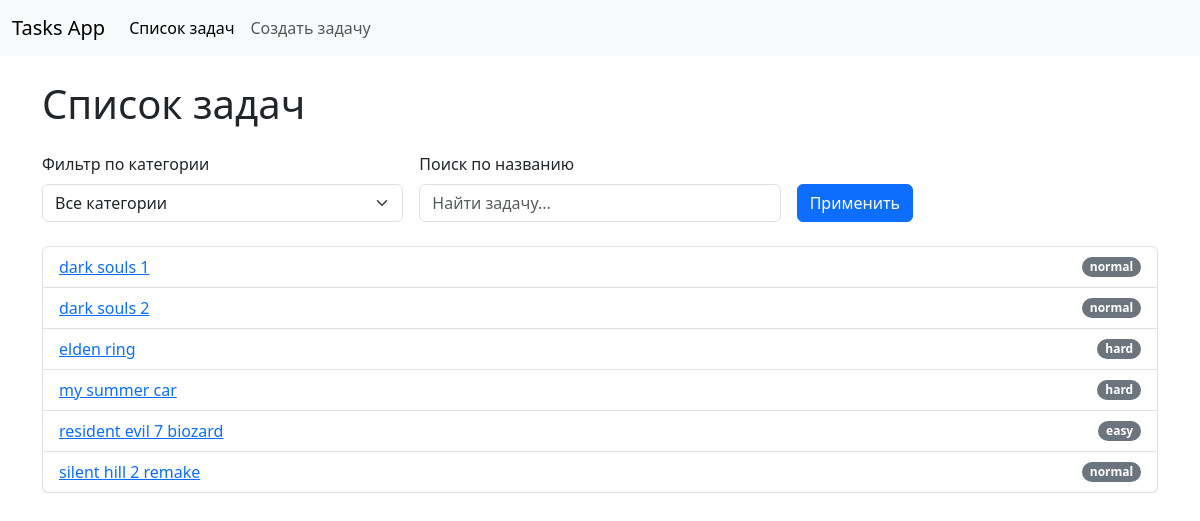
The page / on the database its author committed.
### tasks/models.py (models this page shows, shortened)
class Tasks(models.Model):
    title = models.CharField(max_length=256)
    description = models.TextField(blank=True)
    category = models.ForeignKey(Category, on_delete=models.SET_NULL, null=True, blank=True)

class Category(models.Model):
    name = models.CharField(max_length=256)

### tasks/views.py (the view)
# urls.py: path('', TaskListView.as_view(), name='task_list'),
class TaskListView(ListView):
    model = Tasks
    template_name = 'tasks/task_list.html'
    context_object_name = 'tasks'
    def get_queryset(self):
        queryset = super().get_queryset()
        category_id = self.request.GET.get('category')
        search_query = self.request.GET.get('q')
        if category_id:
            queryset = queryset.filter(category__id=category_id)
        if search_query:
            queryset = queryset.filter(title__icontains=search_query)
        return queryset.order_by('title')
    def get_context_data(self, **kwargs):
        context = super().get_context_data(**kwargs)
        context['categories'] = Category.objects.all()
        return context

### templates/tasks/task_list.html (shortened to what this page needs)
{% extends 'base.html' %}
{% block content %}
<h1 class="mb-4">Список задач</h1>
<form method="get" class="mb-4">
    <div class="row g-3 align-items-end">
        <div class="col-md-4">
            <label for="category_filter" class="form-label">Фильтр по категории</label>
            <select name="category" id="category_filter" class="form-select">
                <option value="">Все категории</option>
            </select>
        </div>
        <div class="col-md-4">
            <label for="search_input" class="form-label">Поиск по названию</label>
            <input type="text" name="q" id="search_input" class="form-control" placeholder="Найти задачу..." value="{{ request.GET.q }}">
        </div>
        <div class="col-md-auto">
            <button type="submit" class="btn btn-primary">Применить</button>
        </div>
    </div>
</form>
<ul class="list-group">
    {% for task in tasks %}
        <li class="list-group-item d-flex justify-content-between align-items-center">
            <a href="{% url 'task_detail' task.pk %}">{{ task.title }}</a>
            <span class="badge bg-secondary rounded-pill">{{ task.category.name }}</span>
        </li>
    {% empty %}
        <li class="list-group-item">Нет доступных задач.</li>
    {% endfor %}
</ul>
{% endblock %}

### templates/base.html (shortened to what this page needs)
<!DOCTYPE html>
<html lang="ru">
<head>
    <link href="https://cdn.jsdelivr.net/npm/bootstrap@5.3.3/dist/css/bootstrap.min.css" rel="stylesheet">
</head>
<body>
<nav class="navbar navbar-expand-lg navbar-light bg-light">
  <div class="container-fluid">
    <a class="navbar-brand" href="#">Tasks App</a>
    <div class="collapse navbar-collapse" id="navbarNav">
      <ul class="navbar-nav">
        <li class="nav-item">
          <a class="nav-link active" aria-current="page" href="{% url 'task_list' %}">Список задач</a>
        </li>
        <li class="nav-item">
          <a class="nav-link" href="{% url 'task_create' %}">Создать задачу</a>
        </li>
      </ul>
    </div>
  </div>
</nav>
<div class="container mt-4">
    {% block content %}
    {% endblock %}
</div>
</body>
</html>

### rows shown on the page
Tasks: title "dark souls 1", category.name "normal"
Tasks: title "dark souls 2", category.name "normal"
Tasks: title "elden ring", category.name "hard"
Tasks: title "my summer car", category.name "hard"
Tasks: title "resident evil 7 biozard", category.name "easy"
Tasks: title "silent hill 2 remake", category.name "normal"
